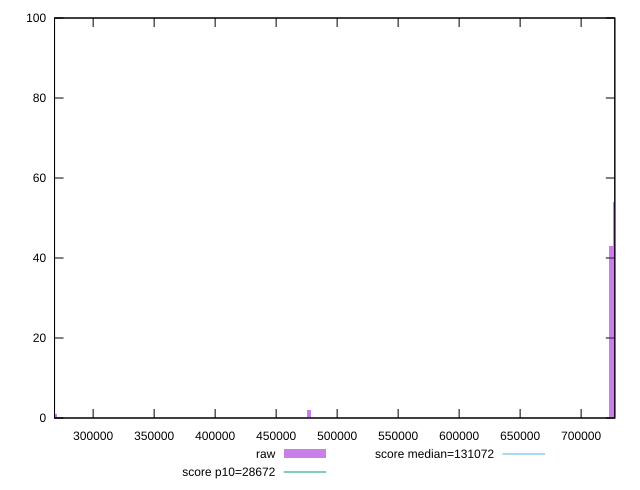

Here is the gnuplot script that generated this plot:
reset

$raw <<EOF
727373.9213668117 54
724317.7284198924 43
476766.0997194228 2
268944.9793289052 1
EOF

set key outside below
set boxwidth 3056.192946919377
set xrange [268345.92680555553:727616.7586111111]
set yrange [0:100]
set trange [0:100]
set style fill transparent solid 0.5 noborder

set parametric
set terminal svg size 640, 490 enhanced background rgb 'white'
set output "reports/report_00028_2021-02-24T12-49-42.674Z/uses-long-cache-ttl/samples/music/raw/histogram.svg"

plot $raw title "raw" with boxes, \
     28672,t title "score p10=28672", \
     131072,t title "score median=131072"

reset
